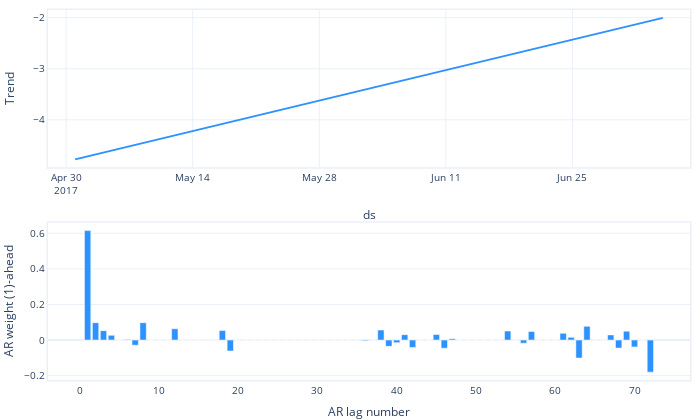

Notebook code cell kept with this figure:
### Code cell
m = m.highlight_nth_step_ahead_of_each_forecast(1)
fig_param = m.plot_parameters()
fig_param = m.plot_parameters(plotting_backend="plotly").show()

### Figure 1 — Plotly figure (JSON) as saved in the notebook; plotly's stock layout.template omitted (floating-point values rounded to 4 significant figures)
{"data": [{"fill": "none", "line": {"color": "#2d92ff", "width": 2}, "mode": "lines", "name": "Trend", "type": "scatter", "x": ["2017-05-01T00:00:00", "2017-07-05T00:00:00"], "xaxis": "x", "y": [-4.775, -2.003], "yaxis": "y"}, {"marker": {"color": "#2d92ff"}, "name": "AR", "type": "bar", "width": 0.8, "x": [72, 71, 70, 69, 68, 67, 66, 65, 64, 63, 62, 61, 60, 59, 58, 57, 56, 55, 54, 53, 52, 51, 50, 49, 48, 47, 46, 45, 44, 43, 42, 41, 40, 39, 38, 37, 36, 35, 34, 33, 32, 31, 30, 29, 28, 27, 26, 25, 24, 23, 22, 21, 20, 19, 18, 17, 16, 15, 14, 13, 12, 11, 10, 9, 8, 7, 6, 5, 4, 3, 2, 1], "xaxis": "x2", "y": [-0.1803, -6.694e-06, -0.03837, 0.04995, -0.04524, 0.02891, -3.614e-06, -3.151e-06, 0.07696, -0.101, 0.01517, 0.03805, -4.842e-07, -6.069e-07, -5.734e-07, 0.04781, -0.01765, -3.023e-06, 0.0503, -3.516e-06, -3.036e-06, -3.047e-06, -3.012e-06, -2.429e-06, -3.074e-06, 0.007038, -0.04551, 0.03116, -6.439e-06, -6.893e-06, -0.04131, 0.03025, -0.01443, -0.03514, 0.05612, -1.115e-05, -0.004276, -1.114e-05, -1.136e-05, -1.231e-05, -1.092e-05, -1.128e-05, -1.07e-05, -1.011e-05, -1.003e-05, -9.863e-06, -9.005e-06, -8.148e-06, -1.012e-05, -9.372e-06, -7.797e-06, -8.471e-06, -8.005e-06, -0.06133, 0.0534, -5.726e-06, -6.062e-06, -5.014e-06, -4.363e-06, -3.298e-06, 0.06354, -2.443e-06, -3.402e-06, -3.573e-06, 0.0975, -0.02869, 0.003337, -5.305e-07, 0.02663, 0.05276, 0.09749, 0.6153], "yaxis": "y2"}], "layout": {"autosize": true, "font": {"size": 10}, "height": 420, "margin": {"b": 0, "l": 0, "pad": 0, "r": 10, "t": 10}, "showlegend": false, "title": {"font": {"size": 12}}, "width": 700, "xaxis": {"anchor": "y", "domain": [0, 1], "linewidth": 1.5, "mirror": true, "range": ["2017-04-28T00:00:00", "2017-07-08T00:00:00"], "showline": true, "title": {"text": "ds"}, "type": "date"}, "xaxis2": {"anchor": "y2", "domain": [0, 1], "linewidth": 1.5, "mirror": true, "range": [-4, 77], "showline": true, "title": {"text": "AR lag number"}}, "yaxis": {"anchor": "x", "domain": [0.575, 1], "linewidth": 1.5, "mirror": true, "rangemode": "normal", "showline": true, "title": {"text": "Trend"}}, "yaxis2": {"anchor": "x2", "domain": [0, 0.425], "linewidth": 1.5, "mirror": true, "rangemode": "normal", "showline": true, "title": {"text": "AR weight (1)-ahead"}}}}
